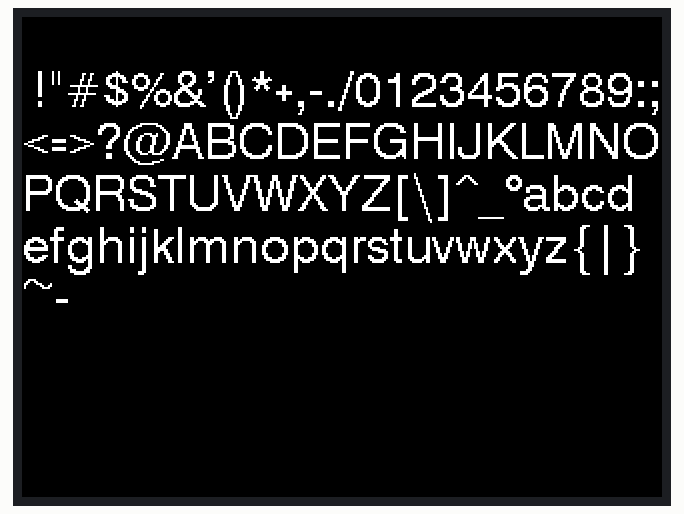
The sketch below on a simulated ESP32. Shown: 320×240 colour display.

Above: at 0.3 s.

The sketch:

charsetprint.ino
```cpp
/*
  Arduino TFT character set printout
 */

#include <TFT_eSPI.h> // Graphics and font library for ST7735 driver chip
#include <SPI.h>
//#include "Free_Fonts.h" // Include the header file attached to this sketch

TFT_eSPI tft = TFT_eSPI();  // Invoke library, pins defined in User_Setup.h

uint16_t bg = TFT_BLACK;
uint16_t fg = TFT_WHITE;

void setup() {
  // TFT setup
  tft.init();
  tft.setRotation(1);
  tft.fillScreen(TFT_BLACK);

  tft.setTextFont(4);
  //tft.setTextColor(TFT_YELLOW);
  //tft.setCursor(0, 15);    // Set cursor near top left corner of screen
  //tft.setFreeFont(FM9);// Select the font

  for (int i = 0; i < 250; ++i)
  {
    tft.print(char(i));
  }
  //tft.drawChar(127, 80, 64, 2);
  tft.print(char(0x2d));
  //tft.print("Y");
/*
  Serial.begin(115200); // Used for messages and the C array generator

  Serial.println("NodeMCU vlw font test!");

  if (!SPIFFS.begin()) {
    Serial.println("SPIFFS initialisation failed!");
    while (1) yield(); // Stay here twiddling thumbs waiting
  }
  Serial.println("\r\nInitialisation done.");

  //listFiles(); // Lists the files so you can see what is in the SPIFFS

  tft.init();
  tft.setRotation(2);

  fg = TFT_WHITE;
  bg = TFT_BLACK;

  tft.setTextColor(fg, bg);
  // Load a smooth font from SPIFFS
  tft.loadFont("Latin-Hiragana-24");

  tft.fillScreen(bg);

  tft.setCursor(0,0);
  tft.println(char(36));
  tft.print("hello");

  //for (int i = 400; i < 600; ++i)
  //{
  //  tft.print(char(i));
  //}
*/
}
void loop() {
  // Show all characters on screen with 2 second (2000ms) delay between screens
  //tft.showFont(2000); // Note: This function moves the cursor position!
  //delay(2000);

}
```
